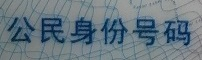
#> input picture python/OpenCV/c3/s6.jpg, 202 x 60 px
$ python orc.py   (older library calls are emulated)
#> lines starting #> are read from the running program, lines starting #| are printed output that depends on the picture; after the words box and inside, x2 and y2 are one past the last pixel; in counts of white or black regions, pixels touching at a corner belong together
import cv2
import pytesseract
import numpy as np
from PIL import Image
import matplotlib
matplotlib.use("TkAgg")
import matplotlib.pyplot as plt
debug = 1

matplotlib.rcParams['font.family'] = 'Hei'

def recognizeChineseText():
    src = cv2.imread('s6.jpg')
#> src is the input picture: shape (60, 202, 3); mean B, G, R 129.3, 119.4, 103.3
    src = cv2.cvtColor(src, cv2.COLOR_BGR2GRAY)
#> src: shape (60, 202)
#> (the call stopped at in recognizeChineseText, `text = pytesseract.image_to_string(src,config = "-l chi_sim --oem 1 --..`: pytesseract is not available in this run)
    src = Image.fromarray(src)
    text = pytesseract.image_to_string(src,config = "-l chi_sim --oem 1 --psm 7")
    f, axarr = plt.subplots(1, 1)
    axarr.imshow(cv2.imread('s6.jpg'))
    axarr.set_title(text)
    plt.show()


def recognizeChineseContext(src):
        src = cv2.cvtColor(src, cv2.COLOR_BGR2GRAY)
        src = Image.fromarray(src)
        text = pytesseract.image_to_string(src, config = "-l chi_sim --oem 1 --psm 7")
        return text

def recognizeEnglishText():
    src = Image.open('s7.jpg')
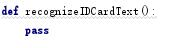
#> input picture python/OpenCV/c3/s7.jpg, 179 x 48 px
#> src is the input picture: PIL image 179x48 RGB; mean R, G, B 241.4, 241.4, 242.6
#> (the call stopped at in recognizeEnglishText, `text = pytesseract.image_to_string(src)`: pytesseract is not available in this run)
    text = pytesseract.image_to_string(src)
    f, axarr = plt.subplots(1, 1)
    axarr.imshow(cv2.imread('s7.jpg'))
    axarr.set_title(text)
    plt.show()


def recognizeIDCardText(srcImg=None):
#> called with srcImg = 'card.png'
    if srcImg == None:
        srcImg = 's9.jpg';
    img = cv2.imread(srcImg)
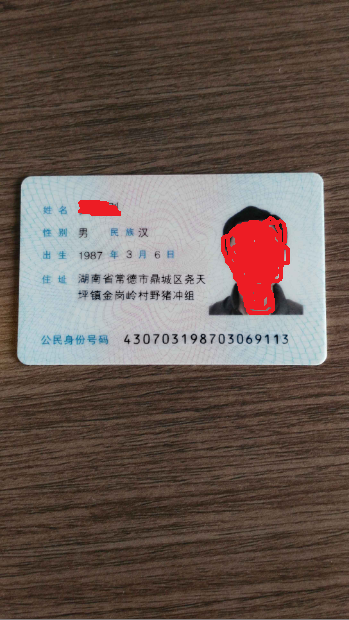
#> input picture python/OpenCV/c3/card.png, 349 x 620 px
#> img is the input picture: shape (620, 349, 3); mean B, G, R 82.5, 89.3, 104.1
    gray = cv2.cvtColor(img, cv2.COLOR_BGR2GRAY)
    cv2.imwrite('orc1_gray.jpg',gray)
    binary = cv2.Canny(gray, 100, 300, apertureSize=3, L2gradient=False);
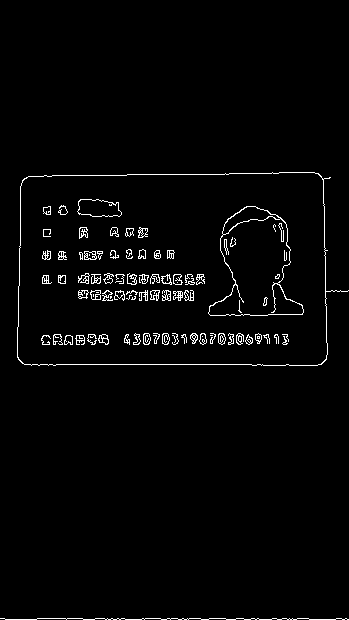
#> binary: shape (620, 349); 2.3% white in thin lines or dots, all inside (x1, y1, x2, y2) = (0, 172, 349, 620)
    imp1,contours, hierarchy = cv2.findContours(binary, cv2.RETR_TREE, cv2.CHAIN_APPROX_SIMPLE)
#> contours = 232 contours, 150 with area under 20; largest, box (x1, y1, x2, y2) and area: (17, 172, 349, 366) 58140, (17, 172, 328, 366) 58118, (208, 206, 304, 316) 6516, (208, 216, 304, 316) 5879, (77, 199, 122, 217) 600
    sp = img.shape
#> sp = (620, 349, 3)
    roiArea = None
    for i in contours:
        retval = cv2.boundingRect(i)
        if retval[2] < sp[1] and retval[2] > sp[1] / 2:
            if round(retval[2] / retval[3], 1) == 1.6:
                roiArea = retval
#> this loop made 232 passes
#> roiArea on pass 3: (17, 172, 311, 194)
#> retval on passes 1, 2, 4, 5, 7, 8: (0, 618, 349, 2), (17, 172, 332, 194), (282, 336, 6, 9), (282, 342, 5, 3), (172, 335, 4, 8), (75, 335, 10, 10)
    if roiArea == None :
        cv2.drawContours(img, contours, -1, (255, 0, 0), 2)
        cv2.imwrite('orc1_roiArea.jpg', img)
        if debug:
            f, axarr = plt.subplots(1, 2)
            axarr[0].imshow(cv2.imread(srcImg))
            axarr[1].imshow(cv2.imread("orc1_roiArea.jpg"))
            plt.show()
        return;
    else:
        _srcimg = cv2.imread(srcImg)
        cv2.drawContours(_srcimg, contours, -1, (255, 0, 0), 1)
#> _srcimg: shape (620, 349, 3); 2.25% of pixels changed, all inside (x1, y1, x2, y2) = (0, 172, 349, 620)
        cv2.imwrite('orc1_roiArea.jpg', _srcimg)
    cropImg = img[roiArea[1]:roiArea[1]+roiArea[3], roiArea[0]: roiArea[0]+roiArea[2]]
    cv2.imwrite('orc1_cropImg1.jpg', cropImg)
    cropImg = cv2.resize(cropImg, (547, 342), interpolation=cv2.INTER_CUBIC)
#> cropImg: shape (342, 547, 3)
    cv2.imwrite('orc1_cropImg2.jpg', cropImg)
    nameText = recognizeChineseContext(cropImg[40:80, 95: 300]);
    print(nameText)
    methods = [cv2.TM_CCOEFF_NORMED]
    tmpl = cv2.imread('card_template.png')
    cv2.imwrite('orc1_tmpl.jpg', tmpl)
    th, tw = tmpl.shape[:2]
    text = ""
    for md in methods:
        result = cv2.matchTemplate(cropImg, tmpl, md)
        min_val, max_val, min_loc, max_loc = cv2.minMaxLoc(result)
        tl = max_loc
        cropImg = cropImg[tl[1]:tl[1]+40,tl[0]+130:tl[0]+130+330 ]
        cv2.imwrite('orc1_crop1.jpg', cropImg)
        rImg = cv2.cvtColor(cropImg, cv2.COLOR_BGR2GRAY)
        rImg = cv2.cvtColor(rImg, cv2.COLOR_GRAY2RGB)  # cv2和PIL中颜色的hex码的储存顺序不同
        rImg = Image.fromarray(rImg)
        text = pytesseract.image_to_string(rImg, lang='nums')
        print(text)
        font = cv2.FONT_HERSHEY_SCRIPT_COMPLEX
        cv2.putText(img, text, (20, 90), font, 1, (255, 255, 255), 2,cv2.LINE_AA,False)
        cv2.imwrite('recognizeIDCardText.jpg', img)
    if debug:
        f, axarr = plt.subplots(2, 4)
        axarr[0, 0].imshow(cv2.imread(srcImg))
        axarr[0, 0].set_title("原始图片")
        axarr[0, 1].imshow(cv2.imread("orc1_gray.jpg"))
        axarr[0, 1].set_title("灰度图片")
        axarr[0, 2].imshow(cv2.imread("orc1_roiArea.jpg"))
        axarr[0, 2].set_title("轮廓图片")
        axarr[0, 3].imshow(cv2.imread("orc1_cropImg1.jpg"))
        axarr[0, 3].set_title("原始剪裁图片")
        axarr[1, 0].imshow(cv2.imread("orc1_cropImg2.jpg"))
        axarr[1, 0].set_title("RESIZE图片")
        axarr[1, 1].imshow(cv2.imread("orc1_tmpl.jpg"))
        axarr[1, 1].set_title("模板图片")
        axarr[1, 2].imshow(cv2.imread("orc1_crop1.jpg"))
        axarr[1, 2].set_title("目标区域剪裁图片")
        axarr[1, 3].imshow(cv2.imread("recognizeIDCardText.jpg"))
        axarr[1, 3].set_title(nameText+":"+text)
        plt.show()


def main():
    recognizeChineseText();
    recognizeEnglishText();
    recognizeIDCardText('card.png')
#> (the call stopped at in recognizeChineseContext, `text = pytesseract.image_to_string(src, config = "-l chi_sim --oem 1 -..`: pytesseract is not available in this run)
    recognizeIDCardText('s5.jpg')
#> call 2 of recognizeIDCardText, with srcImg = 's5.jpg'
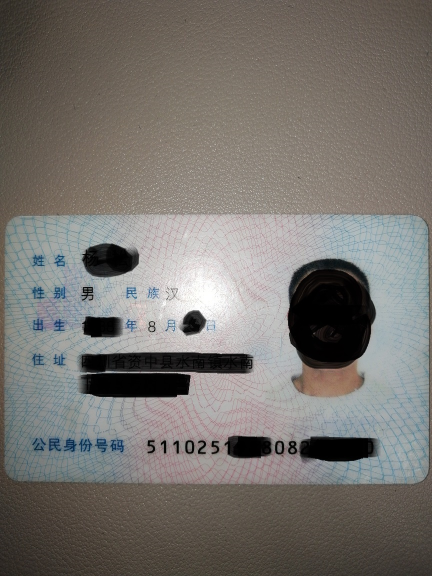
#> input picture python/OpenCV/c3/s5.jpg, 864 x 1152 px (shown at 1/2 size)
#> in recognizeIDCardText, img is the input picture: shape (1152, 864, 3); mean B, G, R 110.3, 114.9, 118.7
#> in recognizeIDCardText (call 2), `binary = cv2.Canny(gray, 100, 300, apertureSize=3, L2gradient=False);`: binary: shape (1152, 864); 1.8% white in thin lines or dots
#> in recognizeIDCardText (call 2), `imp1,contours, hierarchy = cv2.findContours(binary, cv2.RETR_TREE, cv2..`: contours = 881 contours, 773 with area under 20; largest, box (x1, y1, x2, y2) and area: (370, 880, 389, 908) 427, (550, 881, 569, 909) 422, (370, 880, 389, 908) 417, (550, 881, 569, 909) 414, (576, 881, 595, 909) 378
#> the loop in recognizeIDCardText (call 2), `for i in contours:` made 881 passes
#> retval on passes 1 to 3: (222, 1147, 6, 2), (289, 1118, 12, 7), (171, 1114, 5, 7)
#> in recognizeIDCardText (call 2), `cv2.drawContours(img, contours, -1, (255, 0, 0), 2)`: img: shape (1152, 864, 3); 5.18% of pixels changed, all inside (x1, y1, x2, y2) = (1, 91, 863, 1150)
    recognizeIDCardText('s9.jpg')
#> call 3 of recognizeIDCardText, with srcImg = 's9.jpg'
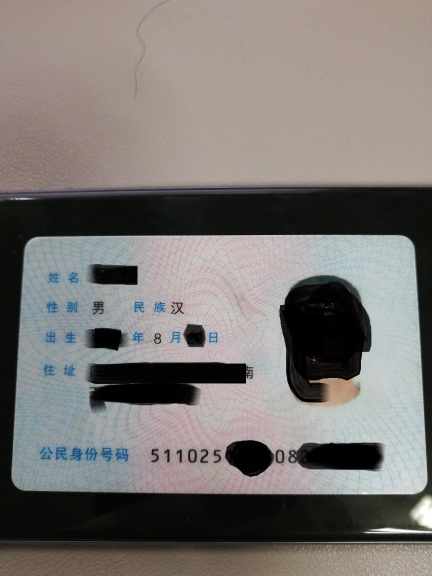
#> input picture python/OpenCV/c3/s9.jpg, 864 x 1152 px (shown at 1/2 size)
#> in recognizeIDCardText, img is the input picture: shape (1152, 864, 3); mean B, G, R 115.4, 118.4, 123
#> in recognizeIDCardText (call 3), `binary = cv2.Canny(gray, 100, 300, apertureSize=3, L2gradient=False);`:
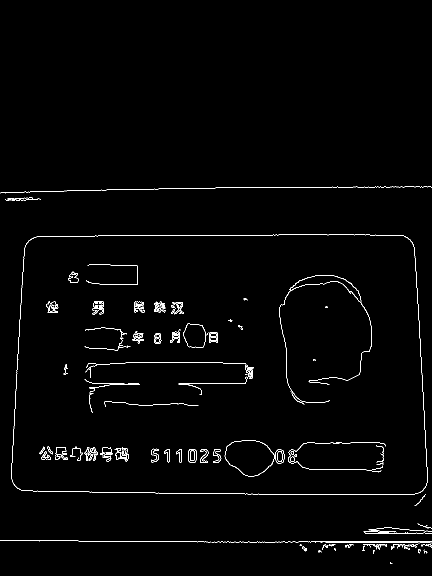
#> binary: shape (1152, 864) (shown at 1/2 size); 1.3% white in thin lines or dots, all inside (x1, y1, x2, y2) = (0, 373, 864, 1128)
#> in recognizeIDCardText (call 3), `imp1,contours, hierarchy = cv2.findContours(binary, cv2.RETR_TREE, cv2..`: contours = 191 contours, 115 with area under 20; largest, box (x1, y1, x2, y2) and area: (22, 469, 856, 989) 415514, (22, 469, 856, 989) 415464, (366, 647, 417, 695) 1720, (366, 647, 412, 695) 1700, (551, 899, 569, 927) 409
#> the loop in recognizeIDCardText (call 3), `for i in contours:` made 191 passes
#> roiArea on passes 46 to 47: (22, 469, 834, 520), (22, 469, 834, 520)
#> retval on passes 1, 2, 3, 4, 5, 8: (780, 1124, 5, 4), (637, 1101, 6, 4), (746, 1100, 3, 8), (847, 1099, 8, 8), (836, 1098, 5, 9), (668, 1097, 4, 5)
#> in recognizeIDCardText (call 3), `cv2.drawContours(_srcimg, contours, -1, (255, 0, 0), 1)`: _srcimg: shape (1152, 864, 3); 1.33% of pixels changed, all inside (x1, y1, x2, y2) = (0, 373, 864, 1128)
#> in recognizeChineseContext (call 2), `src = cv2.cvtColor(src, cv2.COLOR_BGR2GRAY)`:
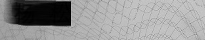
#> src: shape (40, 205); min 0, max 209, mean 147.4
#> (the call stopped at in recognizeChineseContext, `text = pytesseract.image_to_string(src, config = "-l chi_sim --oem 1 -..`: pytesseract is not available in this run)

main()
